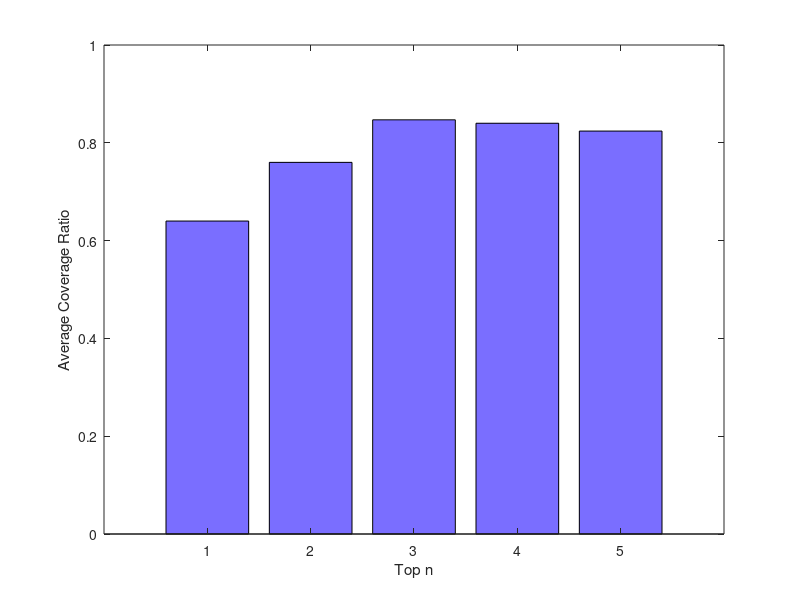
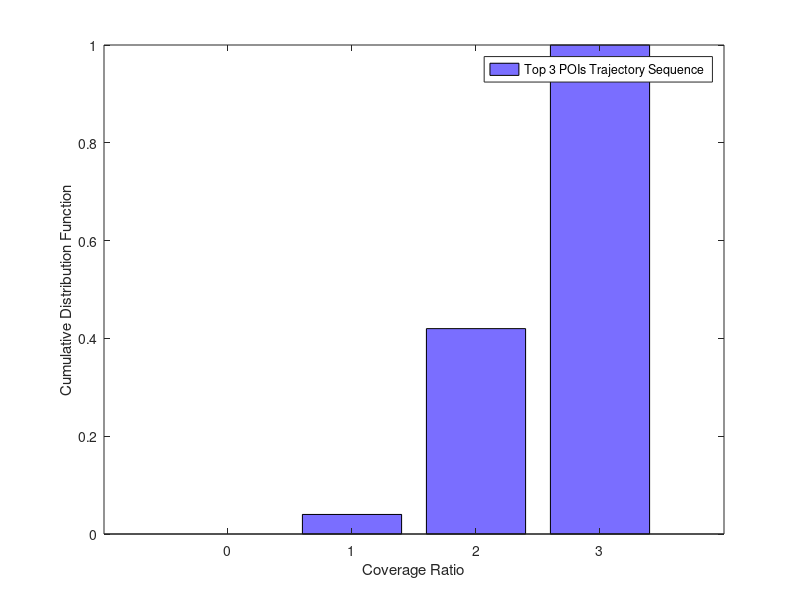
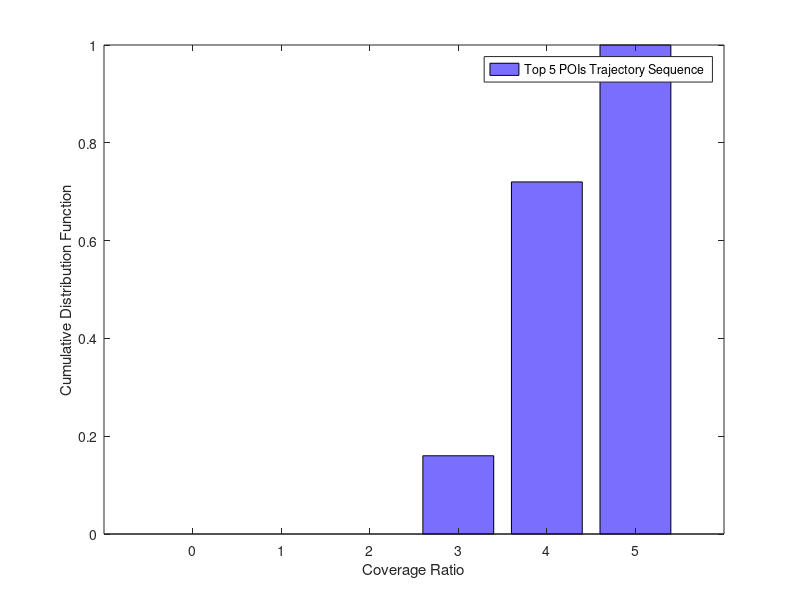

Reproduce these figures in MATLAB, in order.
clear
clc

x=[0.64
0.76
0.847
0.84
0.824
];
a=bar(x);
set(a,'FaceColor',[0.48 0.43 1]);
set(gca,'XTickLabel',{'1','2','3','4','5'})
xlabel('Top n'),ylabel('Average Coverage Ratio')
figure

y=[0
    0.04
0.42
1
];

b=bar(y);
set(b,'FaceColor',[0.48 0.43 1]);
set(gca,'XTickLabel',{'0','1','2','3'});
xlabel('Coverage Ratio'),ylabel('Cumulative Distribution Function');
legend('Top 3 POIs Trajectory Sequence')
figure

z=[0
    0
0
0.16
0.72
1
];

c=bar(z);
set(c,'FaceColor',[0.48 0.43 1]);
set(gca,'XTickLabel',{'0','1','2','3','4','5'})
xlabel('Coverage Ratio'),ylabel('Cumulative Distribution Function');
legend('Top 5 POIs Trajectory Sequence')
